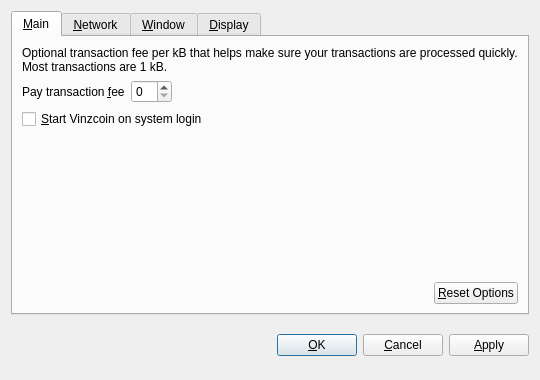
<?xml version="1.0" encoding="UTF-8"?>
<ui version="4.0">
 <class>OptionsDialog</class>
 <widget class="QDialog" name="OptionsDialog">
  <property name="geometry">
   <rect>
    <x>0</x>
    <y>0</y>
    <width>540</width>
    <height>380</height>
   </rect>
  </property>
  <property name="windowTitle">
   <string>Options</string>
  </property>
  <property name="modal">
   <bool>true</bool>
  </property>
  <layout class="QVBoxLayout" name="verticalLayout">
   <item>
    <widget class="QTabWidget" name="tabWidget">
     <property name="tabPosition">
      <enum>QTabWidget::North</enum>
     </property>
     <property name="currentIndex">
      <number>0</number>
     </property>
     <widget class="QWidget" name="tabMain">
      <attribute name="title">
       <string>&amp;Main</string>
      </attribute>
      <layout class="QVBoxLayout" name="verticalLayout_Main">
       <item>
        <widget class="QLabel" name="transactionFeeInfoLabel">
         <property name="text">
          <string>Optional transaction fee per kB that helps make sure your transactions are processed quickly. Most transactions are 1 kB.</string>
         </property>
         <property name="textFormat">
          <enum>Qt::PlainText</enum>
         </property>
         <property name="wordWrap">
          <bool>true</bool>
         </property>
        </widget>
       </item>
       <item>
        <layout class="QHBoxLayout" name="horizontalLayout_1_Main">
         <item>
          <widget class="QLabel" name="transactionFeeLabel">
           <property name="text">
            <string>Pay transaction &amp;fee</string>
           </property>
           <property name="textFormat">
            <enum>Qt::PlainText</enum>
           </property>
           <property name="buddy">
            <cstring>transactionFee</cstring>
           </property>
          </widget>
         </item>
         <item>
          <widget class="BitcoinAmountField" name="transactionFee"/>
         </item>
         <item>
          <spacer name="horizontalSpacer_1_Main">
           <property name="orientation">
            <enum>Qt::Horizontal</enum>
           </property>
           <property name="sizeHint" stdset="0">
            <size>
             <width>40</width>
             <height>20</height>
            </size>
           </property>
          </spacer>
         </item>
        </layout>
       </item>
       <item>
        <widget class="QCheckBox" name="bitcoinAtStartup">
         <property name="toolTip">
          <string>Automatically start Vinzcoin after logging in to the system.</string>
         </property>
         <property name="text">
          <string>&amp;Start Vinzcoin on system login</string>
         </property>
        </widget>
       </item>
       <item>
        <spacer name="verticalSpacer_Main">
         <property name="orientation">
          <enum>Qt::Vertical</enum>
         </property>
         <property name="sizeHint" stdset="0">
          <size>
           <width>20</width>
           <height>40</height>
          </size>
         </property>
        </spacer>
       </item>
       <item>
        <layout class="QHBoxLayout" name="horizontalLayout_2_Main">
         <item>
          <spacer name="horizontalSpacer_2_Main">
           <property name="orientation">
            <enum>Qt::Horizontal</enum>
           </property>
           <property name="sizeHint" stdset="0">
            <size>
             <width>40</width>
             <height>20</height>
            </size>
           </property>
          </spacer>
         </item>
         <item>
          <widget class="QPushButton" name="resetButton">
           <property name="toolTip">
            <string>Reset all client options to default.</string>
           </property>
           <property name="text">
            <string>&amp;Reset Options</string>
           </property>
           <property name="autoDefault">
            <bool>false</bool>
           </property>
          </widget>
         </item>
        </layout>
       </item>
      </layout>
     </widget>
     <widget class="QWidget" name="tabNetwork">
      <attribute name="title">
       <string>&amp;Network</string>
      </attribute>
      <layout class="QVBoxLayout" name="verticalLayout_Network">
       <item>
        <widget class="QCheckBox" name="mapPortUpnp">
         <property name="toolTip">
          <string>Automatically open the Vinzcoin client port on the router. This only works when your router supports UPnP and it is enabled.</string>
         </property>
         <property name="text">
          <string>Map port using &amp;UPnP</string>
         </property>
        </widget>
       </item>
       <item>
        <widget class="QCheckBox" name="connectSocks">
         <property name="toolTip">
          <string>Connect to the Vinzcoin network through a SOCKS proxy (e.g. when connecting through Tor).</string>
         </property>
         <property name="text">
          <string>&amp;Connect through SOCKS proxy:</string>
         </property>
        </widget>
       </item>
       <item>
        <layout class="QHBoxLayout" name="horizontalLayout_Network">
         <item>
          <widget class="QLabel" name="proxyIpLabel">
           <property name="text">
            <string>Proxy &amp;IP:</string>
           </property>
           <property name="textFormat">
            <enum>Qt::PlainText</enum>
           </property>
           <property name="buddy">
            <cstring>proxyIp</cstring>
           </property>
          </widget>
         </item>
         <item>
          <widget class="QValidatedLineEdit" name="proxyIp">
           <property name="maximumSize">
            <size>
             <width>140</width>
             <height>16777215</height>
            </size>
           </property>
           <property name="toolTip">
            <string>IP address of the proxy (e.g. 127.0.0.1)</string>
           </property>
          </widget>
         </item>
         <item>
          <widget class="QLabel" name="proxyPortLabel">
           <property name="text">
            <string>&amp;Port:</string>
           </property>
           <property name="textFormat">
            <enum>Qt::PlainText</enum>
           </property>
           <property name="buddy">
            <cstring>proxyPort</cstring>
           </property>
          </widget>
         </item>
         <item>
          <widget class="QLineEdit" name="proxyPort">
           <property name="maximumSize">
            <size>
             <width>55</width>
             <height>16777215</height>
            </size>
           </property>
           <property name="toolTip">
            <string>Port of the proxy (e.g. 9050)</string>
           </property>
          </widget>
         </item>
         <item>
          <widget class="QLabel" name="socksVersionLabel">
           <property name="text">
            <string>SOCKS &amp;Version:</string>
           </property>
           <property name="textFormat">
            <enum>Qt::PlainText</enum>
           </property>
           <property name="buddy">
            <cstring>socksVersion</cstring>
           </property>
          </widget>
         </item>
         <item>
          <widget class="QValueComboBox" name="socksVersion">
           <property name="toolTip">
            <string>SOCKS version of the proxy (e.g. 5)</string>
           </property>
          </widget>
         </item>
         <item>
          <spacer name="horizontalSpacer_Network">
           <property name="orientation">
            <enum>Qt::Horizontal</enum>
           </property>
           <property name="sizeHint" stdset="0">
            <size>
             <width>40</width>
             <height>20</height>
            </size>
           </property>
          </spacer>
         </item>
        </layout>
       </item>
       <item>
        <spacer name="verticalSpacer_Network">
         <property name="orientation">
          <enum>Qt::Vertical</enum>
         </property>
         <property name="sizeHint" stdset="0">
          <size>
           <width>20</width>
           <height>40</height>
          </size>
         </property>
        </spacer>
       </item>
      </layout>
     </widget>
     <widget class="QWidget" name="tabWindow">
      <attribute name="title">
       <string>&amp;Window</string>
      </attribute>
      <layout class="QVBoxLayout" name="verticalLayout_Window">
       <item>
        <widget class="QCheckBox" name="minimizeToTray">
         <property name="toolTip">
          <string>Show only a tray icon after minimizing the window.</string>
         </property>
         <property name="text">
          <string>&amp;Minimize to the tray instead of the taskbar</string>
         </property>
        </widget>
       </item>
       <item>
        <widget class="QCheckBox" name="minimizeOnClose">
         <property name="toolTip">
          <string>Minimize instead of exit the application when the window is closed. When this option is enabled, the application will be closed only after selecting Quit in the menu.</string>
         </property>
         <property name="text">
          <string>M&amp;inimize on close</string>
         </property>
        </widget>
       </item>
       <item>
        <spacer name="verticalSpacer_Window">
         <property name="orientation">
          <enum>Qt::Vertical</enum>
         </property>
         <property name="sizeHint" stdset="0">
          <size>
           <width>20</width>
           <height>40</height>
          </size>
         </property>
        </spacer>
       </item>
      </layout>
     </widget>
     <widget class="QWidget" name="tabDisplay">
      <attribute name="title">
       <string>&amp;Display</string>
      </attribute>
      <layout class="QVBoxLayout" name="verticalLayout_Display">
       <item>
        <layout class="QHBoxLayout" name="horizontalLayout_1_Display">
         <item>
          <widget class="QLabel" name="langLabel">
           <property name="text">
            <string>User Interface &amp;language:</string>
           </property>
           <property name="textFormat">
            <enum>Qt::PlainText</enum>
           </property>
           <property name="buddy">
            <cstring>lang</cstring>
           </property>
          </widget>
         </item>
         <item>
          <widget class="QValueComboBox" name="lang">
           <property name="toolTip">
            <string>The user interface language can be set here. This setting will take effect after restarting Vinzcoin.</string>
           </property>
          </widget>
         </item>
        </layout>
       </item>
       <item>
        <layout class="QHBoxLayout" name="horizontalLayout_2_Display">
         <item>
          <widget class="QLabel" name="unitLabel">
           <property name="text">
            <string>&amp;Unit to show amounts in:</string>
           </property>
           <property name="textFormat">
            <enum>Qt::PlainText</enum>
           </property>
           <property name="buddy">
            <cstring>unit</cstring>
           </property>
          </widget>
         </item>
         <item>
          <widget class="QValueComboBox" name="unit">
           <property name="toolTip">
            <string>Choose the default subdivision unit to show in the interface and when sending coins.</string>
           </property>
          </widget>
         </item>
        </layout>
       </item>
       <item>
        <widget class="QCheckBox" name="displayAddresses">
         <property name="toolTip">
          <string>Whether to show Vinzcoin addresses in the transaction list or not.</string>
         </property>
         <property name="text">
          <string>&amp;Display addresses in transaction list</string>
         </property>
        </widget>
       </item>
       <item>
        <spacer name="verticalSpacer_Display">
         <property name="orientation">
          <enum>Qt::Vertical</enum>
         </property>
         <property name="sizeHint" stdset="0">
          <size>
           <width>20</width>
           <height>40</height>
          </size>
         </property>
        </spacer>
       </item>
      </layout>
     </widget>
    </widget>
   </item>
   <item>
    <layout class="QHBoxLayout" name="horizontalLayout_Buttons">
     <item>
      <spacer name="horizontalSpacer_1">
       <property name="orientation">
        <enum>Qt::Horizontal</enum>
       </property>
       <property name="sizeHint" stdset="0">
        <size>
         <width>40</width>
         <height>48</height>
        </size>
       </property>
      </spacer>
     </item>
     <item>
      <widget class="QLabel" name="statusLabel">
       <property name="font">
        <font>
         <weight>75</weight>
         <bold>true</bold>
        </font>
       </property>
       <property name="text">
        <string/>
       </property>
       <property name="textFormat">
        <enum>Qt::PlainText</enum>
       </property>
       <property name="wordWrap">
        <bool>true</bool>
       </property>
      </widget>
     </item>
     <item>
      <spacer name="horizontalSpacer_2">
       <property name="orientation">
        <enum>Qt::Horizontal</enum>
       </property>
       <property name="sizeHint" stdset="0">
        <size>
         <width>40</width>
         <height>48</height>
        </size>
       </property>
      </spacer>
     </item>
     <item>
      <widget class="QPushButton" name="okButton">
       <property name="text">
        <string>&amp;OK</string>
       </property>
      </widget>
     </item>
     <item>
      <widget class="QPushButton" name="cancelButton">
       <property name="text">
        <string>&amp;Cancel</string>
       </property>
       <property name="autoDefault">
        <bool>false</bool>
       </property>
      </widget>
     </item>
     <item>
      <widget class="QPushButton" name="applyButton">
       <property name="text">
        <string>&amp;Apply</string>
       </property>
       <property name="autoDefault">
        <bool>false</bool>
       </property>
      </widget>
     </item>
    </layout>
   </item>
  </layout>
 </widget>
 <customwidgets>
  <customwidget>
   <class>BitcoinAmountField</class>
   <extends>QSpinBox</extends>
   <header>bitcoinamountfield.h</header>
  </customwidget>
  <customwidget>
   <class>QValueComboBox</class>
   <extends>QComboBox</extends>
   <header>qvaluecombobox.h</header>
  </customwidget>
  <customwidget>
   <class>QValidatedLineEdit</class>
   <extends>QLineEdit</extends>
   <header>qvalidatedlineedit.h</header>
  </customwidget>
 </customwidgets>
 <resources/>
 <connections/>
</ui>
